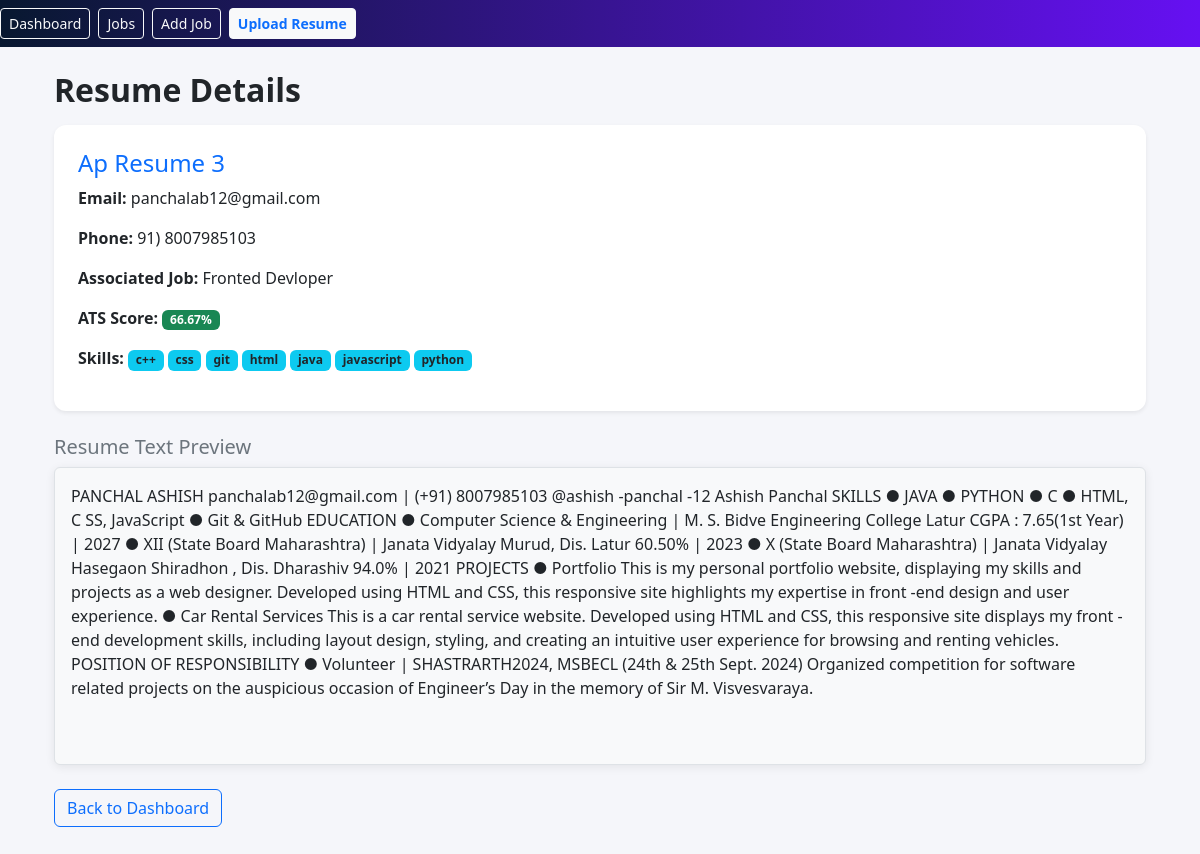
/resume/58/, run on the app's committed database.
### parserapp/models.py (models this page shows, shortened)
class Resume(models.Model):
    job = models.ForeignKey(Job, on_delete=models.CASCADE, null=True, blank=True)
    file = models.FileField(upload_to='resumes/')
    parsed_data = models.JSONField(default=dict, blank=True)
    score = models.FloatField(default=0)
    uploaded_at = models.DateTimeField(auto_now_add=True)

class Job(models.Model):
    title = models.CharField(max_length=200)
    description = models.TextField(blank=True)
    required_skills = models.TextField(help_text="Comma-separated skills")
    min_experience = models.IntegerField(default=0)
    created_at = models.DateTimeField(default=timezone.now)

### parserapp/views.py (the view)
# urls.py: path("resume/<int:pk>/", views.resume_detail, name="resume_detail"),
def resume_detail(request, pk):
    resume = get_object_or_404(Resume, pk=pk)
    return render(request, "parserapp/resume_detail.html", {"resume": resume})

### parserapp/templates/parserapp/resume_detail.html
{% extends "parserapp/base.html" %}
{% block content %}
<div class="container">
    <h2 class="fw-semibold mb-3">Resume Details</h2>
    <div class="card p-4 shadow-sm mb-4">
        <h4 class="text-primary">{{ resume.parsed_data.name }}</h4>
        <p><strong>Email:</strong> {{ resume.parsed_data.email }}</p>
        <p><strong>Phone:</strong> {{ resume.parsed_data.phone }}</p>
        <p><strong>Associated Job:</strong>
            {% if resume.job %}{{ resume.job.title }}{% else %}—{% endif %}
        </p>
        <p><strong>ATS Score:</strong>
            <span class="badge bg-success">{{ resume.score }}%</span>
        </p>
        <p><strong>Skills:</strong>
            {% if resume.parsed_data.skills %}
            {% for s in resume.parsed_data.skills %}
            <span class="badge bg-info text-dark">{{ s }}</span>
            {% endfor %}
            {% else %}
            —
            {% endif %}
        </p>
    </div>
    <h5 class="mt-4 mb-2 text-secondary">Resume Text Preview</h5>
    <div class="card p-3 bg-light border rounded" style="white-space: pre-wrap; max-height: 400px; overflow-y: auto;">
        {% if resume.parsed_data.text_preview %}
        {{ resume.parsed_data.text_preview }}
        {% else %}
        <em>No text extracted from this resume.</em>
        {% endif %}
    </div>
    <div class="mt-4">
        <a href="{% url 'dashboard' %}" class="btn btn-outline-primary">Back to Dashboard</a>
    </div>
</div>
{% endblock %}

### parserapp/templates/parserapp/base.html (style rules this page uses)
body { background-color: #f5f6fa; }
.card { border: none; border-radius: 12px; box-shadow: 0 2px 10px rgba(0, 0, 0, 0.08); transition: transform 0.2s ease-in-out; }

### data on the page
Resume: parsed_data.name "Ap Resume 3", parsed_data.email "panchalab12@gmail.com", parsed_data.phone "91) 8007985103", job "Fronted Devloper", score "66.67", parsed_data.text_preview "PANCHAL ASHISH panchalab12@gmail.com | (+91) 8007985103 @ashish -panchal -12 Ashish Panchal SKILLS ● JAVA ● PYTHON ● C ● HTML, C SS, JavaScript ● Git & GitHub EDUCATION ● Computer Science & Engineering | M. S. Bidve Engineering College Latur CGPA : 7.65(1st Year) | 2027 ● XII (State Board Maharashtra) | Janata Vidyalay Murud, Dis. Latur 60.50% | 2023 ● X (State Board Maharashtra) | Janata Vidyalay Hasegaon Shiradhon , Dis. Dharashiv 94.0% | 2021 PROJECTS ● Portfolio This is my personal portfolio website, displaying my skills and projects as a web designer. Developed using HTML and CSS, this responsive site highlights my expertise in front -end design and user experience. ● Car Rental…"

### other printed values
{{ s }} "c++" "css" "git" "html" "java" "javascript" "python"
